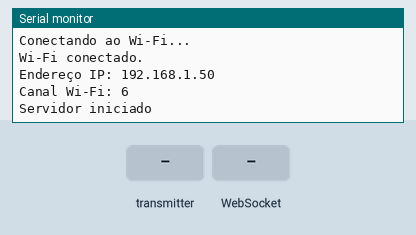
The program below on a simulated ESP32. On the bench: the last lines printed to the serial monitor. The test bench sets the inputs (shaded band). WiFi joins after 1.5 s; servers stay silent unless stated; storage starts empty; not simulated (calls return 0 or success): wifi_cred.h.

Above: at 3.2 s.
3.3 s: the transmitter starts sending temp = 0
At 3.63 s:
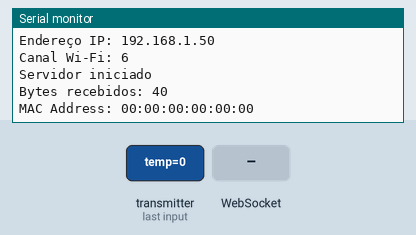
4.8 s: WebSocket text "1" received
At 5.13 s:
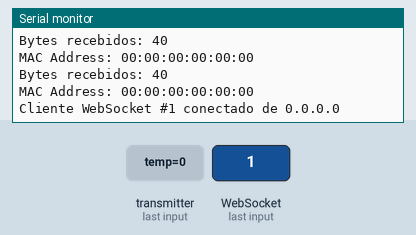

Measured:
- after the input at 3.3 s, the serial monitor: prints a new line at once (image 1)
- after the input at 4.8 s, the serial monitor: prints a new line at once (image 2)

The program:

main.cpp
```cpp
#include <Arduino.h>
#include <ESPAsyncWebServer.h>
#include <ArduinoJson.h>
#include <esp_now.h>
#include "LittleFS.h"
#include "wifi_cred.h"

// Definições de Wi-Fi
const char *ssid = WIFI_SSID;
const char *password = WIFI_PASSWORD;
const unsigned long intervaloEnvio = 1000;
unsigned long previousMillis = millis();

// Servidor e WebSocket
AsyncWebServer server(80);
AsyncWebSocket ws("/ws");

// Estrutura para dados recebidos
typedef struct struct_message
{
    float temp;
    float press;
    float alt;
    int lum;
    float tensao;
    int chuva;
    long lon;
    long lat;
    unsigned short ano;
    unsigned char mes;
    unsigned char dia;
    unsigned char hora;
    unsigned char minuto;
    unsigned char segundo;
} struct_message;

struct_message myData;

// Eventos do WebSocket
void onEvent(AsyncWebSocket *server, AsyncWebSocketClient *client, AwsEventType type, void *arg, uint8_t *data, size_t len)
{
    switch (type)
    {
    case WS_EVT_CONNECT:
        Serial.printf("Cliente WebSocket #%u conectado de %s\n", client->id(), client->remoteIP().toString().c_str());
        break;
    case WS_EVT_DISCONNECT:
        Serial.printf("Cliente WebSocket #%u desconectado\n", client->id());
        break;
    case WS_EVT_DATA:
    case WS_EVT_PONG:
    case WS_EVT_ERROR:
        break;
    }
}

void sendDataWs()
{
    // Cria um documento JSON
    JsonDocument jsonDoc;
    jsonDoc["temp"] = myData.temp;
    jsonDoc["press"] = myData.press;
    jsonDoc["lum"] = myData.lum;
    jsonDoc["tensao"] = myData.tensao;
    jsonDoc["chuva"] = myData.chuva;
    jsonDoc["lon"] = myData.lon;
    jsonDoc["lat"] = myData.lat;

    char datetime[20];
    snprintf(datetime, sizeof(datetime), "%02d-%02d-%04dT%02d:%02d:%02d",
             myData.dia, myData.mes, myData.ano,
             myData.hora, myData.minuto, myData.segundo);
    jsonDoc["hora"] = datetime;

    // Serializa e envia os dados via WebSocket
    size_t lenJson = measureJson(jsonDoc);
    AsyncWebSocketMessageBuffer *buffer = ws.makeBuffer(lenJson);
    if (buffer)
    {
        serializeJson(jsonDoc, (char *)buffer->get(), lenJson + 1);
        ws.textAll(buffer);
    }
}

// Callback de recebimento de dados ESP-NOW
void OnDataRecv(const uint8_t *mac, const uint8_t *incomingData, int len)
{
    // Copia os dados recebidos
    memcpy(&myData, incomingData, sizeof(myData));

    // Exibe os dados no monitor serial
    Serial.printf("Bytes recebidos: %d\n", len);
    Serial.print("MAC Address: ");
    for (int i = 0; i < 6; ++i)
    {
        Serial.printf("%02X", mac[i]);
        if (i < 5)
            Serial.print(":");
    }
    Serial.println();
}

// Inicializa o sistema de arquivos
void initFS()
{
    if (!LittleFS.begin())
    {
        Serial.println("Erro ao montar LittleFS");
        return;
    }
    Serial.println("LittleFS montado com sucesso");
}

// Configura Wi-Fi
void initWifi()
{
    WiFi.mode(WIFI_AP_STA);
    WiFi.begin(ssid, password);
    while (WiFi.status() != WL_CONNECTED)
    {
        delay(1000);
        Serial.println("Conectando ao Wi-Fi...");
    }
    Serial.println("Wi-Fi conectado.");
    Serial.printf("Endereço IP: %s\n", WiFi.localIP().toString().c_str());
    Serial.printf("Canal Wi-Fi: %d\n", WiFi.channel());

    // Inicializa ESP-NOW
    if (esp_now_init() != ESP_OK)
    {
        Serial.println("Erro ao inicializar ESP-NOW");
        return;
    }
    esp_now_register_recv_cb(OnDataRecv);
}

// Configura Servidor
void initWeb()
{
    ws.onEvent(onEvent);
    server.addHandler(&ws);

    // Configura caminho dos arquivos do servidor
    server.on("/", HTTP_GET, [](AsyncWebServerRequest *request)
              { request->send(LittleFS, "/index.html", "text/html"); });
    server.on("/styles.css", HTTP_GET, [](AsyncWebServerRequest *request)
              { request->send(LittleFS, "/styles.css", "text/css"); });
    server.on("/script.js", HTTP_GET, [](AsyncWebServerRequest *request)
              { request->send(LittleFS, "/script.js", "text/javascript"); });
    server.onNotFound([](AsyncWebServerRequest *request)
                      { request->send(404, "text/plain", "File not found"); });

    // Inicia o servidor
    server.begin();
    Serial.println("Servidor iniciado");
}

void setup()
{
    Serial.begin(115200);
    initFS();
    initWifi();
    initWeb();
}

// Função principal de loop
void loop()
{
    ws.cleanupClients();

    if (millis() - previousMillis >= intervaloEnvio)
    {
        sendDataWs();
        previousMillis = millis();
    }
}
```
